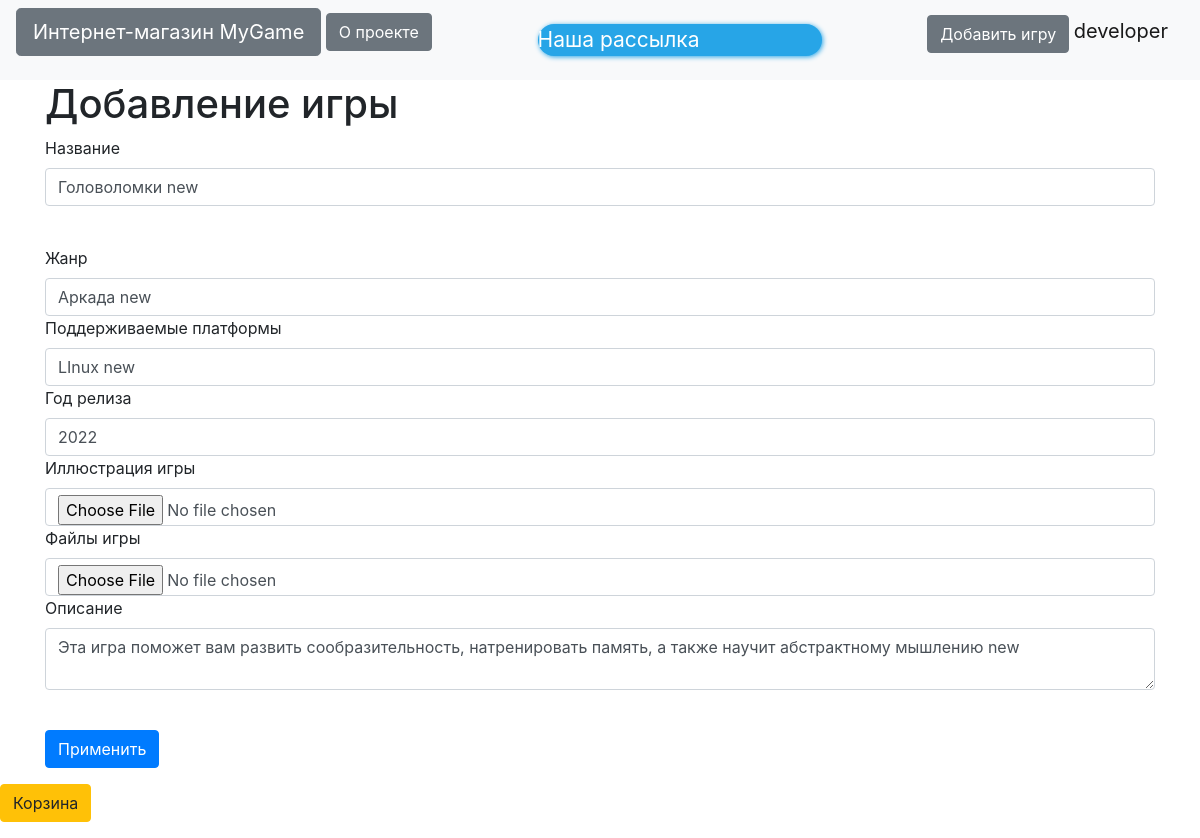
The page /games/4 (signed in) on the database as committed earlier.
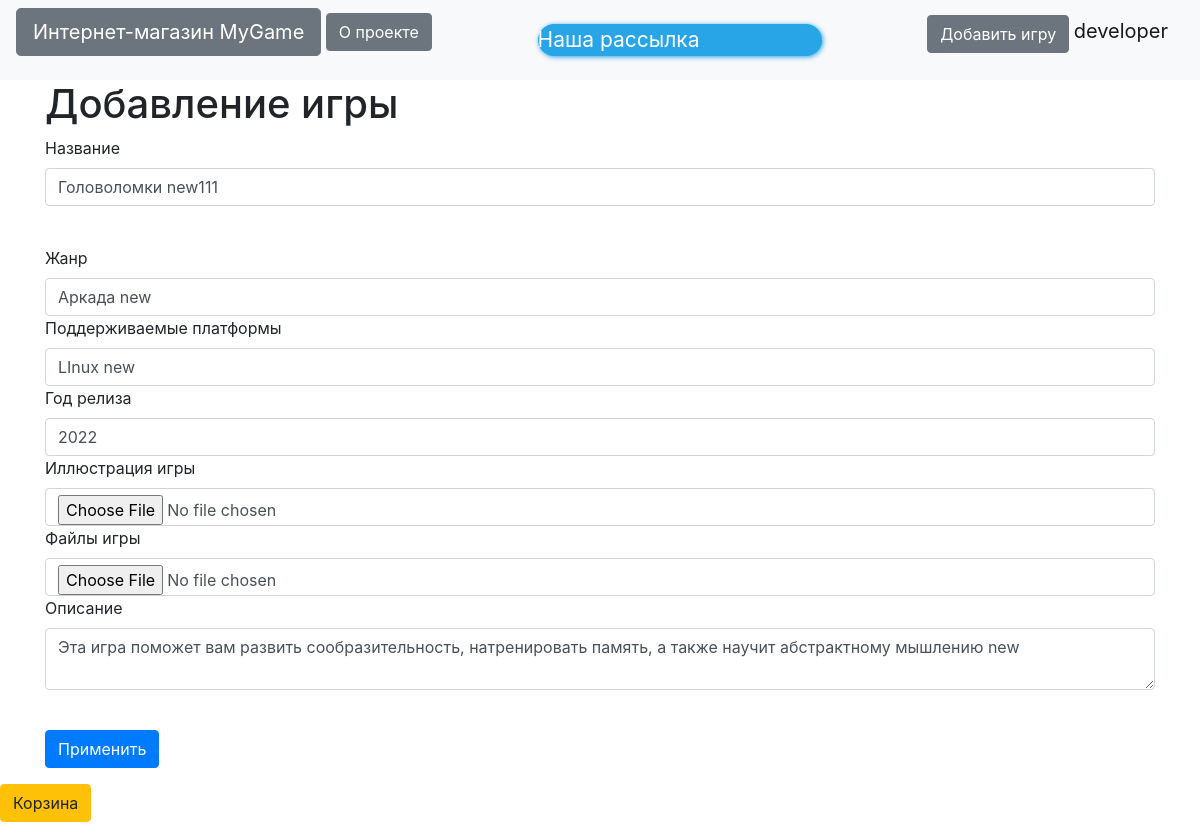
The same page on the database as committed later.
### data/games.py (models this page shows, shortened)
class Games(SqlAlchemyBase):
    __tablename__ = 'games'
    id = sqlalchemy.Column(sqlalchemy.Integer,
                           primary_key=True, autoincrement=True)
    title = sqlalchemy.Column(sqlalchemy.String, nullable=True)
    picture = sqlalchemy.Column(sqlalchemy.String, nullable=True)
    genre = sqlalchemy.Column(sqlalchemy.String, nullable=True)
    content = sqlalchemy.Column(sqlalchemy.String, nullable=True)
    added_date = sqlalchemy.Column(sqlalchemy.DateTime,
                                   default=datetime.datetime.now, nullable=True)
    created_date = sqlalchemy.Column(sqlalchemy.Integer)
    platform = sqlalchemy.Column(sqlalchemy.String, nullable=True)
    archive = sqlalchemy.Column(sqlalchemy.String, nullable=True)
    user_id = sqlalchemy.Column(sqlalchemy.Integer,
                                sqlalchemy.ForeignKey("users.id"))
    user = orm.relation('User')

### main.py (the view)
@app.route("/games/<name>")
def game(name):
    db_sess = db_session.create_session()
    game = db_sess.query(Games).filter(Games.title == name).one()
    return render_template("game.html", params=game)

### forms/news.py
class GameAddForm(FlaskForm):
    title = StringField('Название', validators=[DataRequired()])
    picture = FileField('Иллюстрация игры')
    genre = StringField('Жанр', validators=[DataRequired()])
    content = TextAreaField("Описание")
    archive = FileField('Файлы игры')
    platform = StringField('Поддерживаемые платформы', validators=[DataRequired()])
    created_date = StringField("Год релиза", validators=[DataRequired()])
    submit = SubmitField('Применить')

### data/db_session.py (called while the page is built)
def create_session() -> Session:
    global __factory
    return __factory()

### main.py (called while the page is built)
@login_manager.user_loader
def load_user(user_id):
    db_sess = db_session.create_session()
    return db_sess.query(User).get(user_id)

### templates/games.html (shortened to what this page needs)
{% extends "base.html" %}
{% block content %}
<h1>Добавление игры</h1>
<form action="" method="post" enctype="multipart/form-data" >
    <p>
        {{ form.title.label }}<br>
        {{ form.title(class="form-control") }}<br>
    </p>
    {{form.genre.label}}
    {{form.genre(class="form-control")}}
    {{form.platform.label}}
    {{form.platform(class="form-control")}}
    {{form.created_date.label}}
    {{form.created_date(class="form-control")}}
    {{form.picture.label}}
    {{form.picture(class="form-control")}}
    {{form.archive.label}}
    {{form.archive(class="form-control")}}
    <p>
        {{ form.content.label }}<br>
        {{ form.content(class="form-control") }}<br>
    </p>
    <p>{{ form.submit(type="submit", class="btn btn-primary") }}</p>
</form>
{% endblock %}

Rows that differ between the two databases and show on the page:
changed Games "Аркада new": title "Головоломки new" → "Головоломки new111"
